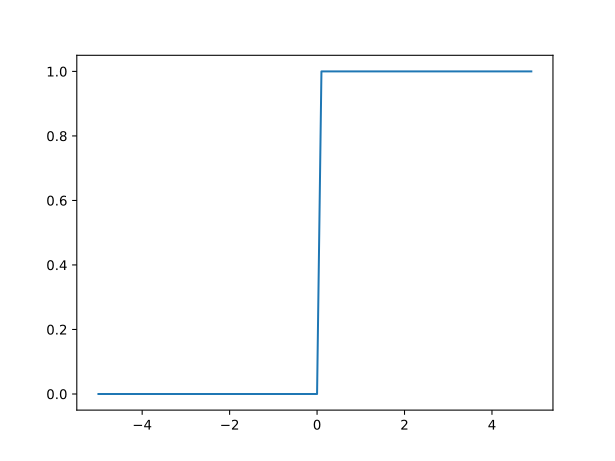

This chart was generated by the following Python code:
import numpy as np
import matplotlib.pylab as plt
# x = np.array([-1.0, 1.0, 2.0])
# print(x)

print("step_function の定義")
print("ef step_function(x):")
print("    return np.array(x > 0, dtype = np.int) ")
# step関数
def step_function(x):
    return np.array(x > 0, dtype = np.int) 

x = np.arange(-5.0, 5.0, 0.1)
y = step_function(x)
# x = x1で段差があるなら
# y = step_func(x - x1)
plt.plot(x, y)
plt.savefig("step_func.svg", format="svg", dpi=1200)
print("stp_func.svg にグラフが出力されました。previewで確認してください")

